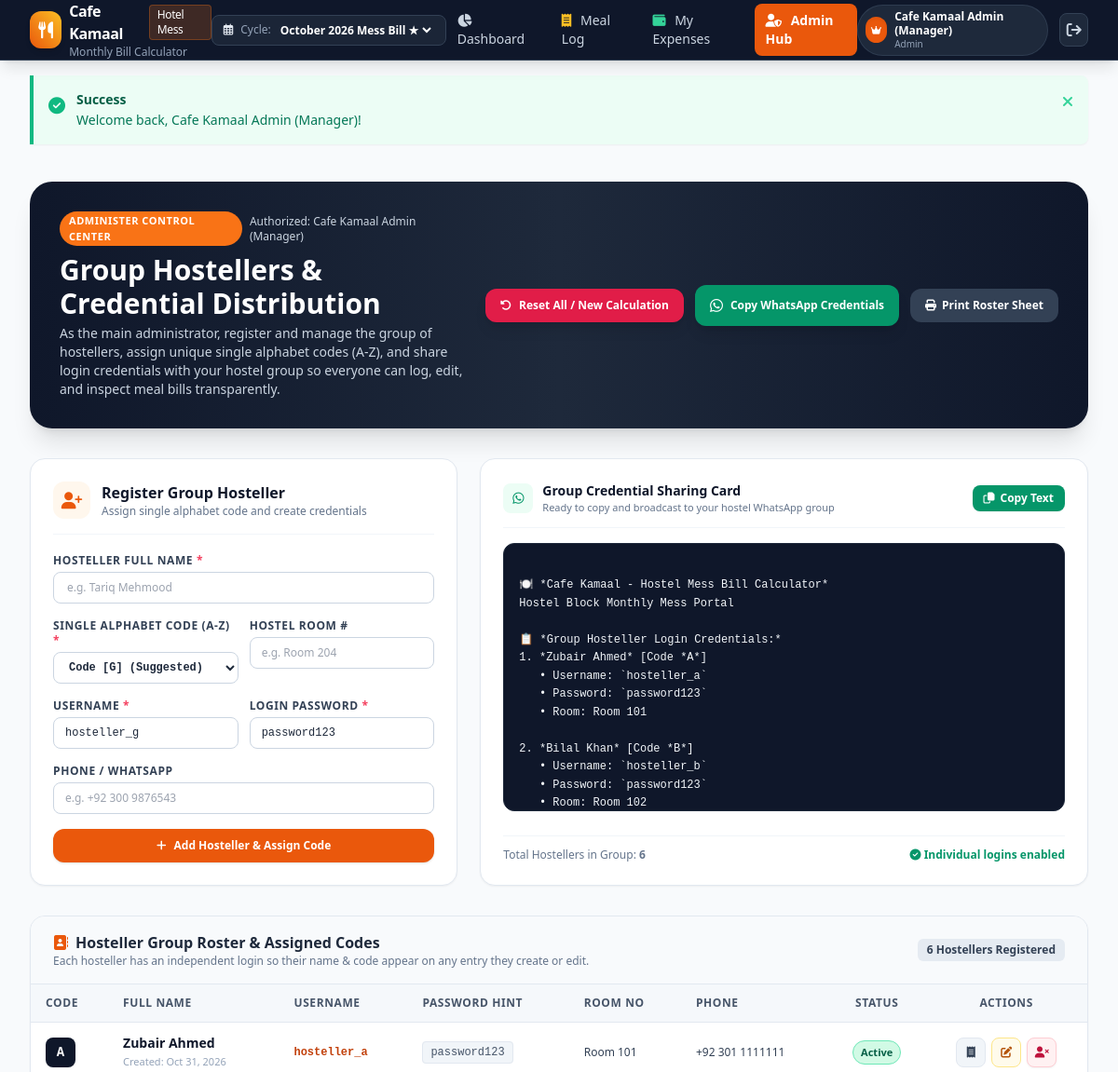
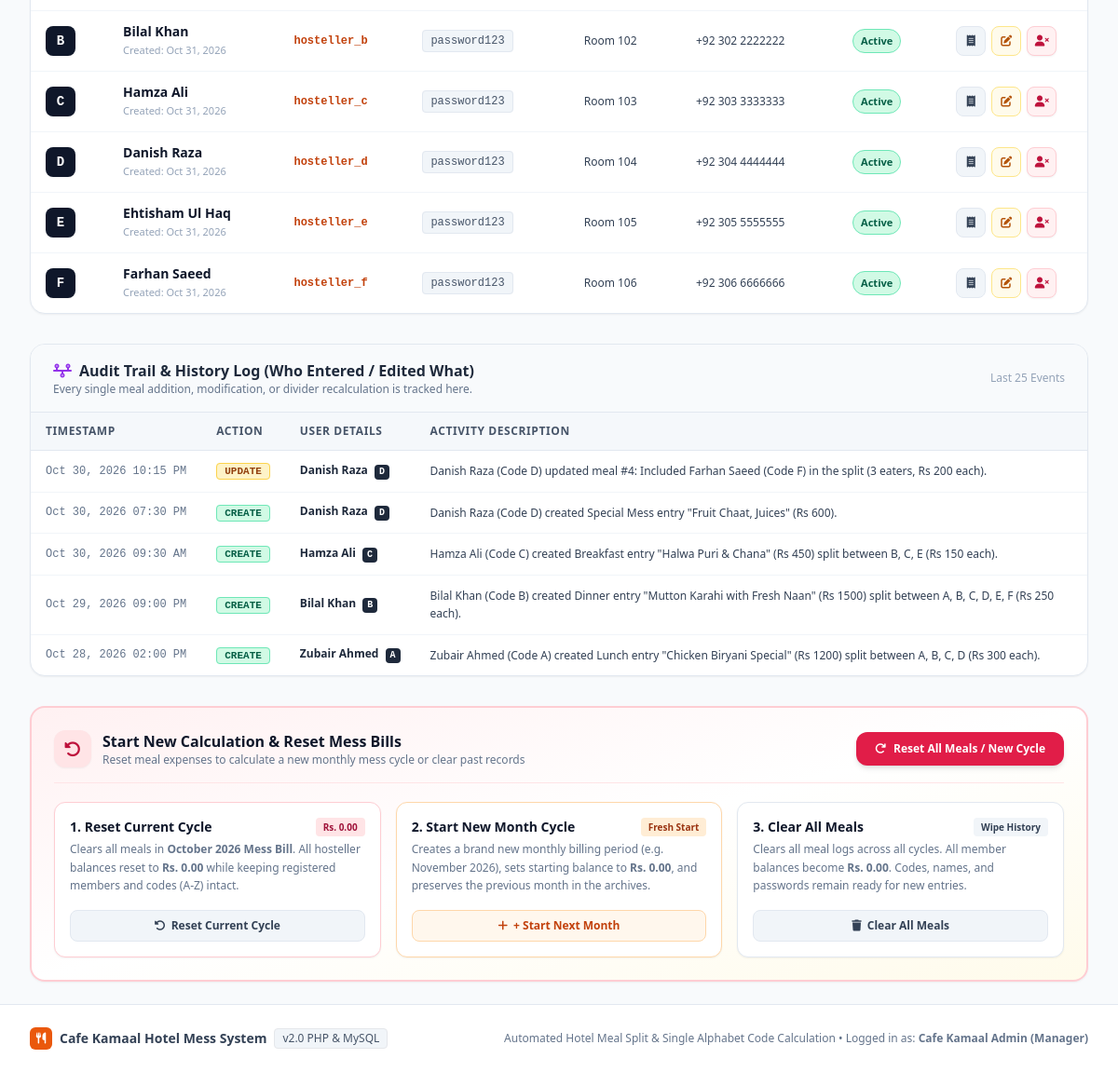
/admin.php (signed in), run on the app's committed database (2 pictures, top to bottom).
### tables this page shows
CREATE TABLE `users` (
  `id` INT AUTO_INCREMENT PRIMARY KEY,
  `username` VARCHAR(50) NOT NULL UNIQUE,
  `password` VARCHAR(255) NOT NULL,
  `full_name` VARCHAR(100) NOT NULL,
  `role` ENUM('admin', 'hosteller') NOT NULL DEFAULT 'hosteller',
  `code` CHAR(1) NULL UNIQUE,  
  `phone` VARCHAR(25) NULL,
  `room_no` VARCHAR(20) NULL,
  `plain_password_hint` VARCHAR(100) NULL,  
  `is_active` TINYINT(1) NOT NULL DEFAULT 1,
  `created_at` DATETIME NOT NULL DEFAULT CURRENT_TIMESTAMP,
  `updated_at` DATETIME NOT NULL DEFAULT CURRENT_TIMESTAMP ON UPDATE CURRENT_TIMESTAMP
);

CREATE TABLE `audit_trail` (
  `id` INT AUTO_INCREMENT PRIMARY KEY,
  `meal_id` INT NULL,
  `action` ENUM('CREATE', 'UPDATE', 'DELETE') NOT NULL,
  `user_id` INT NOT NULL,
  `description` TEXT NOT NULL,
  `created_at` DATETIME NOT NULL DEFAULT CURRENT_TIMESTAMP,
  FOREIGN KEY (`user_id`) REFERENCES `users`(`id`) ON DELETE CASCADE
);

CREATE TABLE `billing_months` (
  `id` INT AUTO_INCREMENT PRIMARY KEY,
  `name` VARCHAR(100) NOT NULL,
  `start_date` DATE NOT NULL,
  `end_date` DATE NOT NULL,
  `is_current` TINYINT(1) NOT NULL DEFAULT 1,
  `notes` TEXT NULL,
  `created_at` DATETIME NOT NULL DEFAULT CURRENT_TIMESTAMP
);

### admin.php (the view, shortened to what the rows shown need)
<?php
require_once __DIR__ . '/config/auth.php';
require_once __DIR__ . '/config/helpers.php';
require_once __DIR__ . '/includes/header.php';
$hostellers_stmt = $pdo->query("SELECT * FROM users WHERE role = 'hosteller' ORDER BY code ASC, full_name ASC");
$all_hostellers = $hostellers_stmt->fetchAll();
$audit_stmt = $pdo->query("
    SELECT a.*, u.full_name, u.code, u.role
    FROM audit_trail a
    LEFT JOIN users u ON a.user_id = u.id
    ORDER BY a.created_at DESC LIMIT 25
");
$recent_audits = $audit_stmt->fetchAll();
?>
<div class="space-y-8">
    <div class="bg-gradient-to-r from-navy-900 via-slate-800 to-navy-900 text-white rounded-3xl p-6 sm:p-8 shadow-xl flex flex-col md:flex-row md:items-center justify-between gap-6">
        <div>
            <h1 class="text-2xl sm:text-3xl font-black">Group Hostellers & Credential Distribution</h1>
        </div>
    </div>
    <section class="bg-white rounded-2xl border border-slate-200 shadow-sm overflow-hidden">
        <div class="overflow-x-auto">
            <table class="w-full text-left border-collapse text-sm">
                <thead>
                    <tr class="bg-slate-100/70 border-b border-slate-200 text-slate-600 text-xs uppercase font-bold tracking-wider">
                        <th class="py-3 px-4">Code</th>
                        <th class="py-3 px-4">Full Name</th>
                        <th class="py-3 px-4">Username</th>
                        <th class="py-3 px-4">Password Hint</th>
                        <th class="py-3 px-4">Room No</th>
                        <th class="py-3 px-4">Phone</th>
                        <th class="py-3 px-4 text-center">Status</th>
                        <th class="py-3 px-4 text-center">Actions</th>
                    </tr>
                </thead>
                <tbody class="divide-y divide-slate-100">
                    <?php foreach ($all_hostellers as $h): ?>
                        <tr class="hover:bg-slate-50 transition <?= empty($h['is_active']) ? 'opacity-60 bg-slate-100/50' : '' ?>">
                            <td class="py-3 px-4">
                                <?php if (!empty($h['code'])): ?>
                                    <span class="w-8 h-8 rounded-lg bg-navy-900 text-white font-mono font-black text-sm flex items-center justify-center shadow-sm">
                                        <?= clean($h['code']) ?>
                                    </span>
                                <?php else: ?>
                                    <span class="w-8 h-8 rounded-lg bg-slate-300 text-slate-600 font-mono text-xs flex items-center justify-center">
                                        -
                                    </span>
                                <?php endif; ?>
                            </td>
                            <td class="py-3 px-4">
                                <div class="font-bold text-slate-900"><?= clean($h['full_name']) ?></div>
                                <div class="text-[11px] text-slate-400">Created: <?= format_date($h['created_at']) ?></div>
                            </td>
                            <td class="py-3 px-4 font-mono text-xs text-brand-700 font-bold">
                                <?= clean($h['username']) ?>
                            </td>
                            <td class="py-3 px-4 font-mono text-xs text-slate-600">
                                <span class="bg-slate-100 px-2 py-1 rounded border border-slate-200">
                                    <?= clean($h['plain_password_hint'] ?? '••••••••') ?>
                                </span>
                            </td>
                            <td class="py-3 px-4 text-xs text-slate-700">
                                <?= clean($h['room_no'] ?? '-') ?>
                            </td>
                            <td class="py-3 px-4 text-xs text-slate-700">
                                <?= clean($h['phone'] ?? '-') ?>
                            </td>
                            <td class="py-3 px-4 text-center">
                                <?php if (!empty($h['is_active'])): ?>
                                    <span class="inline-flex items-center px-2 py-0.5 rounded-full text-[11px] font-bold bg-emerald-100 text-emerald-800 border border-emerald-300">
                                        Active
                                    </span>
                                <?php else: ?>
                                    <span class="inline-flex items-center px-2 py-0.5 rounded-full text-[11px] font-bold bg-slate-200 text-slate-600 border border-slate-300">
                                        Inactive
                                    </span>
                                <?php endif; ?>
                            </td>
                            <td class="py-3 px-4 text-center whitespace-nowrap">
                                <div class="flex items-center justify-center space-x-1.5">
                                    <a href="my_expenses.php?user_id=<?= $h['id'] ?>" title="Inspect Personal Bill" class="w-8 h-8 rounded-lg bg-slate-100 hover:bg-slate-200 text-slate-700 flex items-center justify-center transition border border-slate-200">
                                        <i class="fa-solid fa-receipt text-xs"></i>
                                    </a>
                                    <button type="button"
                                            onclick="openEditMemberModal(<?= $h['id'] ?>, '<?= clean(addslashes($h['full_name'])) ?>', '<?= clean(addslashes($h['room_no'] ?? '')) ?>', '<?= clean(addslashes($h['phone'] ?? '')) ?>')"
                                            title="Edit Hosteller Details"
                                            class="w-8 h-8 rounded-lg bg-amber-50 hover:bg-amber-100 text-amber-700 border border-amber-200 flex items-center justify-center transition">
                                        <i class="fa-solid fa-pen-to-square text-xs"></i>
                                    </button>
                                    <button type="button"
                                            onclick="openRemoveModal(<?= $h['id'] ?>, '<?= clean(addslashes($h['full_name'])) ?>', '<?= clean(addslashes($h['code'] ?? '')) ?>')"
                                            title="Remove Hosteller Member"
                                            class="w-8 h-8 rounded-lg bg-rose-50 hover:bg-rose-100 text-rose-700 border border-rose-200 flex items-center justify-center transition shadow-sm">
                                        <i class="fa-solid fa-user-xmark text-xs"></i>
                                    </button>
                                </div>
                            </td>
                        </tr>
                    <?php endforeach; ?>
                </tbody>
            </table>
        </div>
    </section>
    <section class="bg-white rounded-2xl border border-slate-200 shadow-sm overflow-hidden">
        <div class="overflow-x-auto">
            <table class="w-full text-left border-collapse text-sm">
                <thead>
                    <tr class="bg-slate-100/70 border-b border-slate-200 text-slate-600 text-xs uppercase font-bold tracking-wider">
                        <th class="py-3 px-4">Timestamp</th>
                        <th class="py-3 px-4">Action</th>
                        <th class="py-3 px-4">User Details</th>
                        <th class="py-3 px-4">Activity Description</th>
                    </tr>
                </thead>
                <tbody class="divide-y divide-slate-100">
                    <?php foreach ($recent_audits as $audit): ?>
                        <tr class="hover:bg-slate-50 transition text-xs">
                            <td class="py-3 px-4 whitespace-nowrap text-slate-500 font-mono">
                                <?= format_datetime($audit['created_at']) ?>
                            </td>
                            <td class="py-3 px-4 whitespace-nowrap">
                                <?php
                                $badge_class = match($audit['action']) {
                                    'CREATE' => 'bg-emerald-100 text-emerald-800 border-emerald-300',
                                    'UPDATE' => 'bg-amber-100 text-amber-800 border-amber-300',
                                    'DELETE' => 'bg-rose-100 text-rose-800 border-rose-300',
                                    default  => 'bg-slate-100 text-slate-800 border-slate-300'
                                };
                                ?>
                                <span class="px-2 py-0.5 rounded font-mono font-bold text-[11px] border <?= $badge_class ?>">
                                    <?= clean($audit['action']) ?>
                                </span>
                            </td>
                            <td class="py-3 px-4 whitespace-nowrap font-bold text-slate-800">
                                <?= clean($audit['full_name'] ?? 'System') ?>
                                <?php if (!empty($audit['code'])): ?>
                                    <span class="w-4 h-4 rounded bg-slate-800 text-white font-mono text-[10px] inline-flex items-center justify-center ml-1">
                                        <?= clean($audit['code']) ?>
                                    </span>
                                <?php endif; ?>
                            </td>
                            <td class="py-3 px-4 text-slate-700 leading-relaxed">
                                <?= clean($audit['description']) ?>
                            </td>
                        </tr>
                    <?php endforeach; ?>
                </tbody>
            </table>
        </div>
    </section>
    <section id="reset-section" class="bg-gradient-to-br from-rose-50 via-white to-amber-50 rounded-2xl border-2 border-rose-200 shadow-sm p-6">
        <div class="grid grid-cols-1 md:grid-cols-3 gap-4 text-xs">
            <div class="bg-white rounded-xl p-4 border border-rose-200 shadow-sm flex flex-col justify-between">
                <div>
                    <p class="text-slate-500 leading-relaxed mt-1">
                        Clears all meals in <strong><?= clean($current_month['name'] ?? 'Current Month') ?></strong>. All hosteller balances reset to <strong>Rs. 0.00</strong> while keeping registered members and codes (A-Z) intact.
                    </p>
                </div>
            </div>
        </div>
    </section>
</div>
<?php require_once __DIR__ . '/includes/footer.php'; ?>

### data on the page
users: code "A", full_name "Zubair Ahmed", created_at "Oct 31, 2026", username "hosteller_a", plain_password_hint "password123", room_no "Room 101", phone "+92 301 1111111", is_active "Active"
users: code "B", full_name "Bilal Khan", created_at "Oct 31, 2026", username "hosteller_b", plain_password_hint "password123", room_no "Room 102", phone "+92 302 2222222", is_active "Active"
users: code "C", full_name "Hamza Ali", created_at "Oct 31, 2026", username "hosteller_c", plain_password_hint "password123", room_no "Room 103", phone "+92 303 3333333", is_active "Active"
users: code "D", full_name "Danish Raza", created_at "Oct 31, 2026", username "hosteller_d", plain_password_hint "password123", room_no "Room 104", phone "+92 304 4444444", is_active "Active"
users: code "E", full_name "Ehtisham Ul Haq", created_at "Oct 31, 2026", username "hosteller_e", plain_password_hint "password123", room_no "Room 105", phone "+92 305 5555555", is_active "Active"
users: code "F", full_name "Farhan Saeed", created_at "Oct 31, 2026", username "hosteller_f", plain_password_hint "password123", room_no "Room 106", phone "+92 306 6666666", is_active "Active"
audit_trail: created_at "Oct 30, 2026 10:15 PM", action "UPDATE", user.full_name "Danish Raza", user.code "D", description "Danish Raza (Code D) updated meal #4: Included Farhan Saeed (Code F) in the split (3 eaters, Rs 200 each)."
audit_trail: created_at "Oct 30, 2026 07:30 PM", action "CREATE", user.full_name "Danish Raza", user.code "D", description "Danish Raza (Code D) created Special Mess entry \"Fruit Chaat, Juices\" (Rs 600)."
audit_trail: created_at "Oct 30, 2026 09:30 AM", action "CREATE", user.full_name "Hamza Ali", user.code "C", description "Hamza Ali (Code C) created Breakfast entry \"Halwa Puri & Chana\" (Rs 450) split between B, C, E (Rs 150 each)."
audit_trail: created_at "Oct 29, 2026 09:00 PM", action "CREATE", user.full_name "Bilal Khan", user.code "B", description "Bilal Khan (Code B) created Dinner entry \"Mutton Karahi with Fresh Naan\" (Rs 1500) split between A, B, C, D, E, F (Rs 250 each)."
audit_trail: created_at "Oct 28, 2026 02:00 PM", action "CREATE", user.full_name "Zubair Ahmed", user.code "A", description "Zubair Ahmed (Code A) created Lunch entry \"Chicken Biryani Special\" (Rs 1200) split between A, B, C, D (Rs 300 each)."
billing_months: name "October 2026 Mess Bill"

### other printed values
$current_user['full_name'] "Cafe Kamaal Admin (Manager)"
$current_user['role'] "Admin"
$flash_succ "Welcome back, Cafe Kamaal Admin (Manager)!"
count($all_hostellers) "6"
form field value "October 2026 Mess Bill ★"
